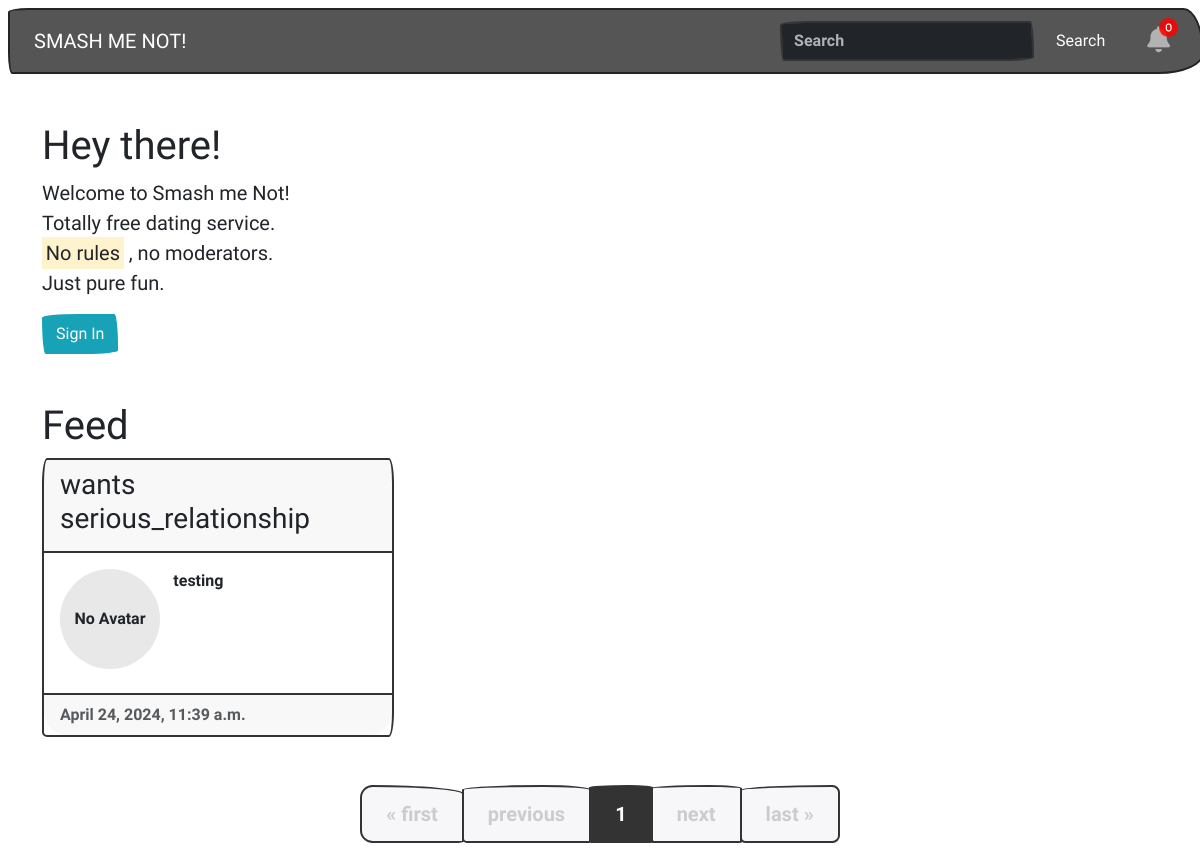
The app's page /, older data.
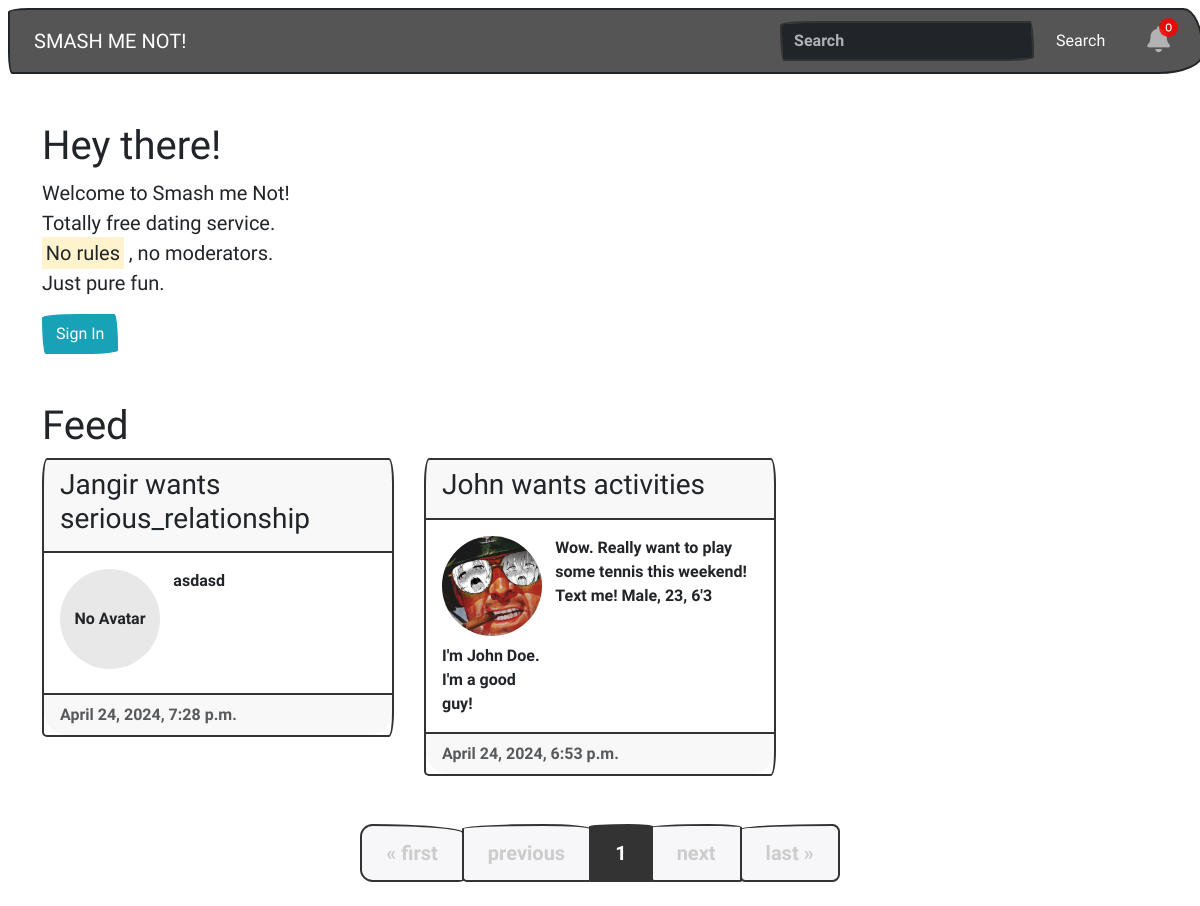
The same page, newer data.
### core/models.py (models this page shows, shortened)
class Post(models.Model):
    feed = models.ForeignKey(Feed, on_delete=models.CASCADE, related_name='posts')
    user = models.ForeignKey(User, on_delete=models.CASCADE)
    description = models.CharField(max_length=255, blank=True)
    date_posted = models.DateTimeField(default=timezone.now)
    tags = models.CharField(max_length=100, blank=True)

class Feed(models.Model):
    CATEGORY_CHOICES = [
        ('to have some serious relationship', 'Serious Relationship'),
        ('to have... a one night stand, wow!', 'One Night Stand'),
        ('to become friends with benefits', 'Friends with Benefits'),
        ('simply online chatting', 'Online Chatting'),
        ('some activities!', 'Activities')
    ]
    category = models.CharField(max_length=100, choices=CATEGORY_CHOICES)

### user/models.py (models this page shows, shortened)
class Profile(models.Model):
    user = models.OneToOneField(User, on_delete=models.CASCADE)
    bio = models.TextField(blank=True)
    telegram = models.CharField(max_length=255, blank=True)
    slug = AutoSlugField(populate_from='user', unique=True)
    avatar = models.ImageField(upload_to='avatars/', blank=True)
    photo_1 = models.ImageField(upload_to='photos/', blank=True)
    photo_2 = models.ImageField(upload_to='photos/', blank=True)
    photo_3 = models.ImageField(upload_to='photos/', blank=True)
    photo_4 = models.ImageField(upload_to='photos/', blank=True)
    photo_5 = models.ImageField(upload_to='photos/', blank=True)
    photo_6 = models.ImageField(upload_to='photos/', blank=True)

### core/views.py (the view)
# urls.py: path('', PostListView.as_view(), name='home'),
class PostListView(ListView):
    model = Post
    template_name = 'core/home.html'
    context_object_name = 'posts'
    ordering = ['-date_posted']
    paginate_by = 3
    def get_context_data(self, **kwargs):
        context = super().get_context_data(**kwargs)
        if self.request.user.is_authenticated:
            liked_posts = Post.objects.filter(likes__user=self.request.user)
            context['liked_posts'] = liked_posts
        return context

### core/templates/core/home.html (shortened to what the changed rows need)
{% extends 'base.html' %}
{% block content %}
    <div class="container">
        <header>
            <h1 class="mt-5">Hey there!</h1>
        </header>
    </div>
    <div class="container">
        <header>
            <h1 class="mt-5">Feed</h1>
        </header>
        <section>
            <div class="card-row">
                {% for post in page_obj %}
                    <div class="card-col md-4">
                        <div class="card mb-4">
                            <div class="card-header">
                                <h3 class="card-title">{{ post.user.first_name }} wants {{ post.feed.category }}</h3>
                            </div>
                            <div class="card-body">
                                <div class="row">
                                    <div class="col-md-4">
                                        <div class="profile-avatar mb-2">
                                            {% if post.user.profile.avatar %}
                                                <img src="{{ post.user.profile.avatar.url }}" alt="Avatar">
                                            {% else %}
                                                <span style="display: flex; justify-content: center; align-items: center; width: 100%; height: 100%;">No Avatar</span>
                                            {% endif %}
                                        </div>
                                        <p class="card-text">{{ post.user.profile.bio }}</p>
                                    </div>
                                    <div class="col-md-8">
                                        <p class="card-text">{{ post.description }}</p>
                                    </div>
                                </div>
                            </div>
                            <div class="card-footer text-muted">
                                {{ post.date_posted }}
                            </div>
                        </div>
                    </div>
                {% endfor %}
            </div>
        </section>
    </div>
{% endblock %}

Row changes from the older to the newer data that the page shows:
removed Post: feed.category "serious_relationship", shows "No Avatar", description "testing", date_posted "April 24, 2024, 11:39 a.m."
added Post: user.first_name "Jangir", feed.category "serious_relationship", shows "No Avatar", description "asdasd", date_posted "April 24, 2024, 7:28 p.m."
added Post: user.first_name "John", feed.category "activities", user.profile.avatar (picture), user.profile.bio "I'm John Doe. I'm a good guy!", description "Wow. Really want to play some tennis this weekend! Text me! Male, 23, 6'3", date_posted "April 24, 2024, 6:53 p.m."
